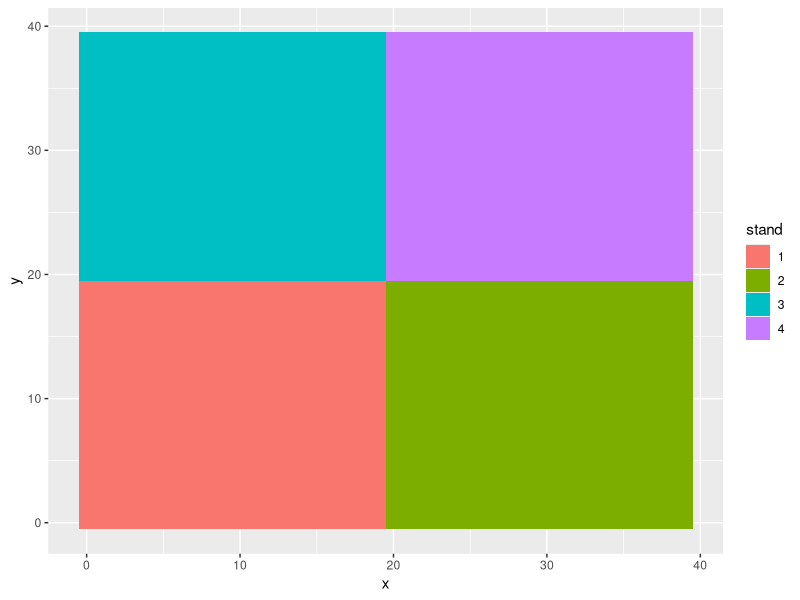
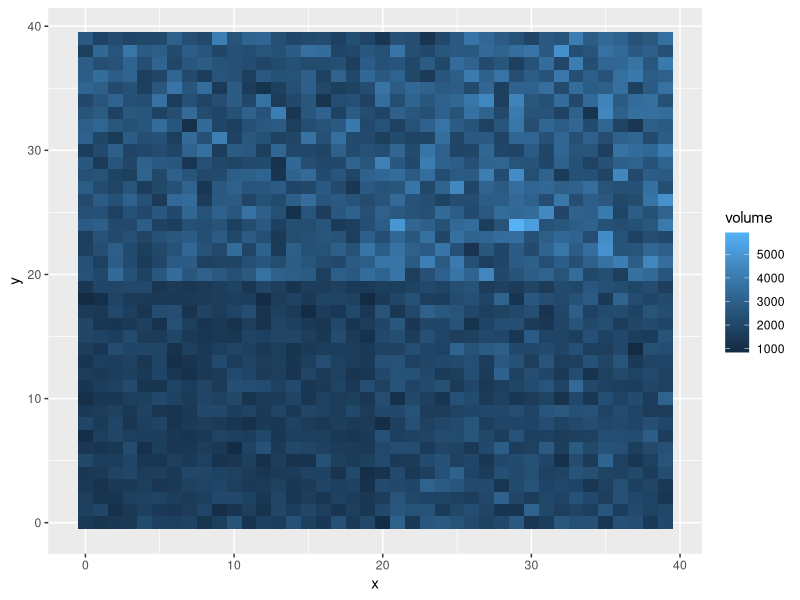
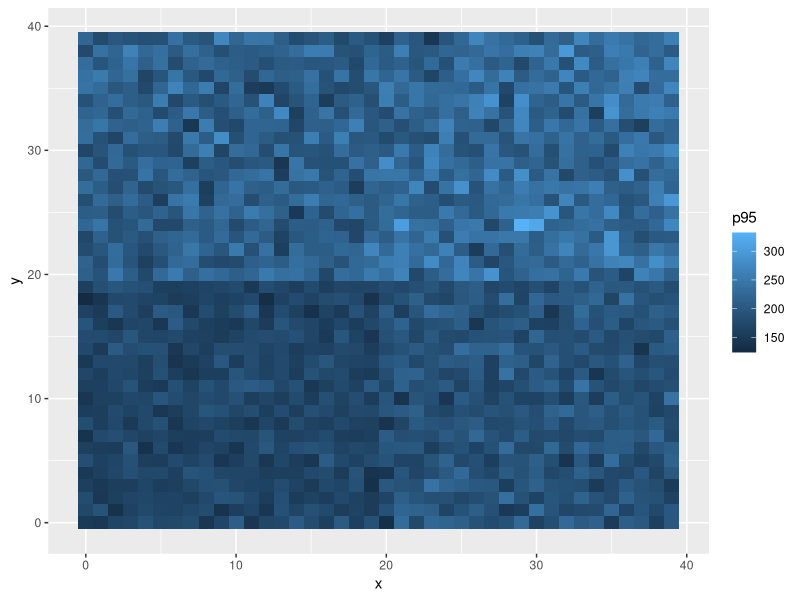
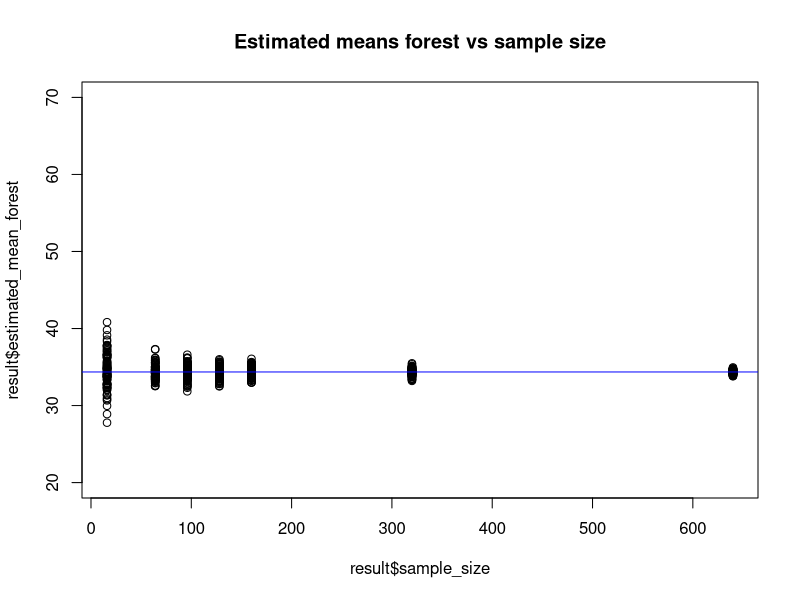
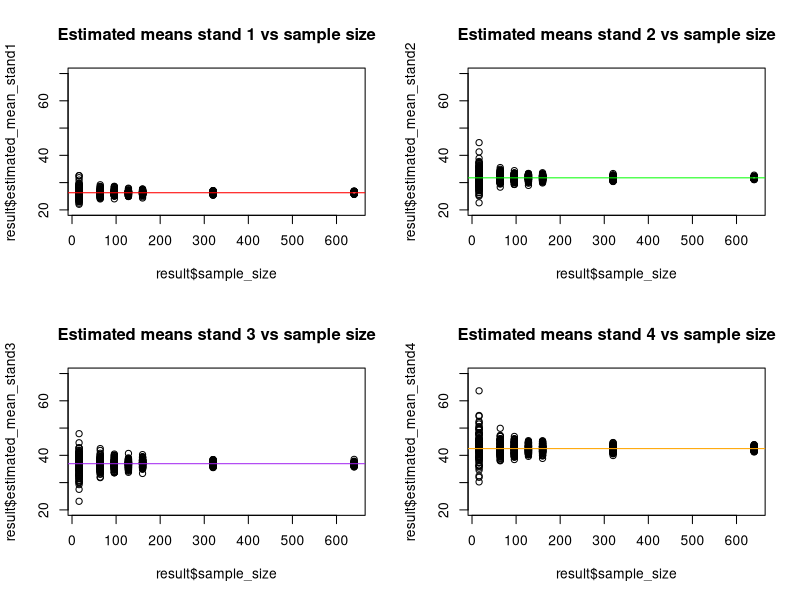
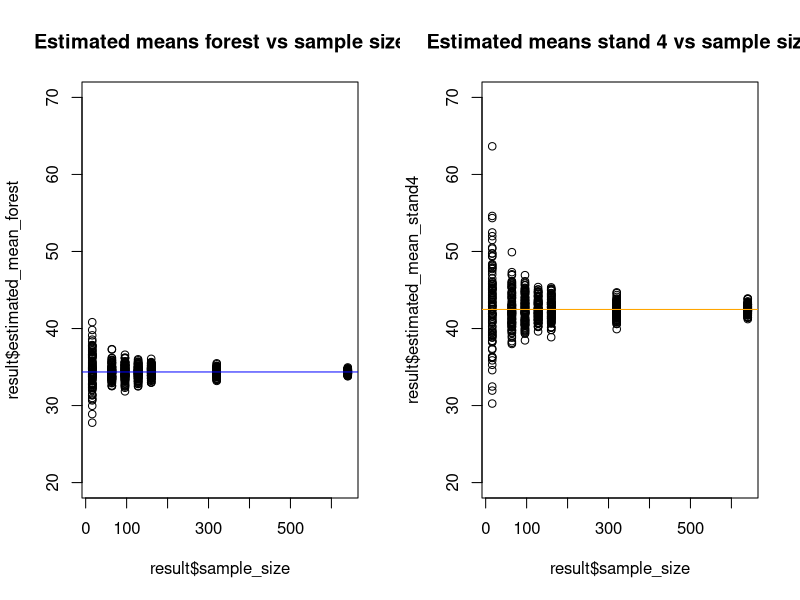
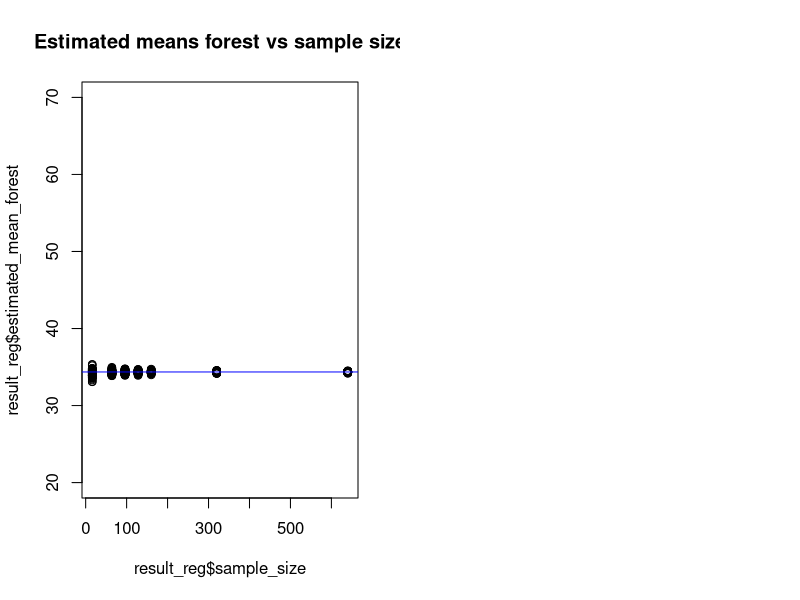
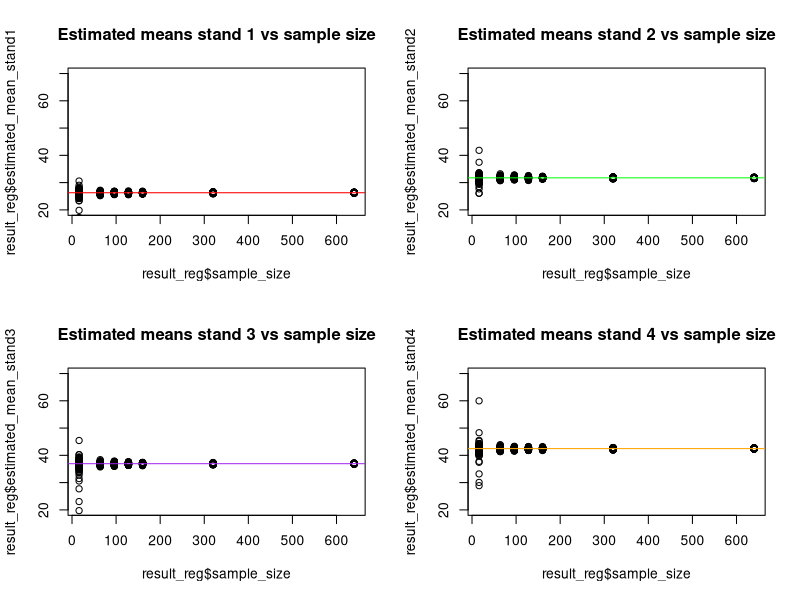

These figures' R source, in order:
## ---- chunk 1
library(ggplot2)
example1 <- read.csv("example1.csv")

#PLACEHOLDER
# paste here



example1$stand <- factor(example1$stand)
ggplot(example1,aes(x=x,y=y,fill=stand)) + geom_tile()
ggplot(example1,aes(x=x,y=y,fill=volume)) + geom_tile()
ggplot(example1,aes(x=x,y=y,fill=p95)) + geom_tile()
example1$volume <- rnorm(1600,0.07*example1$p95+0.0005*example1$p95^2,0.008*example1$p95)
## ---- chunk 2
true_mean_forest <- mean(example1$volume)
true_mean_stand1 <- mean(example1$volume[example1$stand==1])
true_mean_stand2 <- mean(example1$volume[example1$stand==2])
true_mean_stand3 <- mean(example1$volume[example1$stand==3])
true_mean_stand4 <- mean(example1$volume[example1$stand==4])
print("True mean")
true_mean_forest
print("True mean stand 1")
true_mean_stand1
print("True mean stand 2")
true_mean_stand2
print("True mean stand 3")
true_mean_stand3
print("True mean stand 4")
true_mean_stand4

## ---- chunk 3
repeats <- 100
sample_sizes <- c(16, 64, 96, 128, 160, 320, 640 )
result <- data.frame(rep=c(),sample_size=c(),
                      estimated_mean_forest=c(),
                      estimated_mean_stand1 = c(),
                      estimated_mean_stand2 = c(),
                      estimated_mean_stand3 = c(),
                      estimated_mean_stand4=c())
cont <- 1
for(i in 1:repeats){
  for(j in sample_sizes){
    # get a sample of the indices of the data
    my_sample<- sample(dim(example1)[1],j,replace = FALSE)
    # subset the forest
    sampled_data <- example1[my_sample,]
    # store the rep and sample size
    result[cont,"rep"]<-i
    result[cont,"sample_size"]<-j
    # calculate the sample means for the forest and each stand
    result[cont,"estimated_mean_forest"]<-mean(sampled_data$volume)
    result[cont,"estimated_mean_stand1"]<-mean(sampled_data$volume[sampled_data$stand==1])
    result[cont,"estimated_mean_stand2"]<-mean(sampled_data$volume[sampled_data$stand==2])
    result[cont,"estimated_mean_stand3"]<-mean(sampled_data$volume[sampled_data$stand==3])
    result[cont,"estimated_mean_stand4"]<-mean(sampled_data$volume[sampled_data$stand==4])
    # pass to next iteration
    cont <- cont+1
  }
}
# Store the pre-calculated true values
result$true_mean_forest<-true_mean_forest
result$true_mean_stand1 <- true_mean_stand1
result$true_mean_stand2 <- true_mean_stand2 
result$true_mean_stand3 <- true_mean_stand3 
result$true_mean_stand4 <- true_mean_stand4

## ---- chunk 4

plot(result$sample_size,result$estimated_mean_forest,ylim=c(20,70),
      main="Estimated means forest vs sample size")
abline(true_mean_forest,0,col="blue")
par(mfrow=c(2,2))
plot(result$sample_size,result$estimated_mean_stand1,ylim=c(20,70),
      main="Estimated means stand 1 vs sample size")
abline(true_mean_stand1,0,col="red")
plot(result$sample_size,result$estimated_mean_stand2,ylim=c(20,70),
      main="Estimated means stand 2 vs sample size")
abline(true_mean_stand2,0,col="green")
plot(result$sample_size,result$estimated_mean_stand3,ylim=c(20,70),
      main="Estimated means stand 3 vs sample size")
abline(true_mean_stand3,0,col="purple")
plot(result$sample_size,result$estimated_mean_stand4,ylim=c(20,70),
      main="Estimated means stand 4 vs sample size")
abline(true_mean_stand4,0,col="orange")

par(mfrow=c(1,2))
plot(result$sample_size,result$estimated_mean_forest,ylim=c(20,70),
     main="Estimated means forest vs sample size")
abline(true_mean_forest,0,col="blue")
plot(result$sample_size,result$estimated_mean_stand4,ylim=c(20,70),
      main="Estimated means stand 4 vs sample size")
abline(true_mean_stand4,0,col="orange")

## ---- chunk 5
repeats <- 100
sample_sizes <- c(16, 64, 96, 128, 160, 320, 640 )
result_reg <- data.frame(rep=c(),sample_size=c(),
                      estimated_mean_forest=c(),
                      estimated_mean_stand1 = c(),
                      estimated_mean_stand2 = c(),
                      estimated_mean_stand3 = c(),
                      estimated_mean_stand4=c())
cont <- 1
for(i in 1:repeats){
  for(j in sample_sizes){
    # get a sample of the indices of the data
    my_sample_reg<- sample(dim(example1)[1],j,replace = FALSE)
    # subset the forest and obtain the sample fit using OLS (lm function)
    sampled_data_reg <- example1[my_sample_reg,]
    model_forest <- lm(volume~p95,data = sampled_data_reg)
    media_reg_forest <- mean(predict(model_forest,example1)) + mean(model_forest$residuals)
    
    # now we will create subsamples for stands, obtain subsample fits for the stand and apply 
    # the regression estimator
    stand1 <- sampled_data_reg[sampled_data_reg$stand==1,]
    media_reg_stand1 <- try({
      model_stand1 <- lm(volume~p95, data=stand1)
      mean(predict(model_stand1,example1[example1$stand==1,]))+ mean(model_stand1$residuals)
    })
    if(inherits(media_reg_stand1,"try-error")){
      media_reg_stand1<-NA
    }
    # repeat for stand 2
    stand2 <- sampled_data_reg[sampled_data_reg$stand==2,]
    media_reg_stand2 <- try({
      model_stand2 <- lm(volume~p95, data=stand2)
      mean(predict(model_stand2,example1[example1$stand==2,])) + mean(model_stand2$residuals)
    })
    # bypass very low stand sample size
    if(inherits(media_reg_stand2,"try-error")){
      media_reg_stand2<-NA
    }
    # repeat for stand 3
    stand3 <- sampled_data_reg[sampled_data_reg$stand==3,]
    media_reg_stand3 <- try({
      model_stand3 <- lm(volume~p95, data=stand3)
      mean(predict(model_stand3,example1[example1$stand==3,])) + mean(model_stand3$residuals)
    })
    # bypass very low stand sample size
    if(inherits(media_reg_stand3,"try-error")){
      media_reg_stand3<-NA
    }
    
    # repeat for stand 4
    stand4 <- sampled_data_reg[sampled_data_reg$stand==4,]
    media_reg_stand4 <- try({
      model_stand4 <- lm(volume~p95, data=stand4)
      mean(predict(model_stand4,example1[example1$stand==4,])) + mean(model_stand4$residuals)
    })
    # bypass very low stand sample size
    if(inherits(media_reg_stand4,"try-error")){
      media_reg_stand4<-NA
    }
    
    
    
    stand2 <- sampled_data_reg[sampled_data_reg$stand==2,]
    stand3 <- sampled_data_reg[sampled_data_reg$stand==3,]
    stand4 <- sampled_data_reg[sampled_data_reg$stand==4,]
    # store the rep and sample size
    result_reg[cont,"rep"]<-i
    result_reg[cont,"sample_size"]<-j
    # calculate the sample means for the forest and each stand
    result_reg[cont,"estimated_mean_forest"]<-media_reg_forest
    result_reg[cont,"estimated_mean_stand1"]<-media_reg_stand1
    result_reg[cont,"estimated_mean_stand2"]<-media_reg_stand2
    result_reg[cont,"estimated_mean_stand3"]<-media_reg_stand3
    result_reg[cont,"estimated_mean_stand4"]<-media_reg_stand4
    # pass to next iteration
    cont <- cont+1
  }
}
# Store the pre-calculated true values
result_reg$true_mean_forest<-true_mean_forest
result_reg$true_mean_stand1 <- true_mean_stand1
result_reg$true_mean_stand2 <- true_mean_stand2 
result_reg$true_mean_stand3 <- true_mean_stand3 
result_reg$true_mean_stand4 <- true_mean_stand4
## ---- chunk 6
plot(result_reg$sample_size,result_reg$estimated_mean_forest,ylim=c(20,70),
      main="Estimated means forest vs sample size")
abline(true_mean_forest,0,col="blue")
par(mfrow=c(2,2))
plot(result_reg$sample_size,result_reg$estimated_mean_stand1,ylim=c(20,70),
      main="Estimated means stand 1 vs sample size")
abline(true_mean_stand1,0,col="red")
plot(result_reg$sample_size,result_reg$estimated_mean_stand2,ylim=c(20,70),
      main="Estimated means stand 2 vs sample size")
abline(true_mean_stand2,0,col="green")
plot(result_reg$sample_size,result_reg$estimated_mean_stand3,ylim=c(20,70),
      main="Estimated means stand 3 vs sample size")
abline(true_mean_stand3,0,col="purple")
plot(result_reg$sample_size,result_reg$estimated_mean_stand4,ylim=c(20,70),
      main="Estimated means stand 4 vs sample size")
abline(true_mean_stand4,0,col="orange")

par(mfrow=c(1,2))
plot(result_reg$sample_size,result_reg$estimated_mean_forest,ylim=c(20,70),
     main="Estimated means forest vs sample size")
abline(true_mean_forest,0,col="blue")
plot(result_reg$sample_size,result_reg$estimated_mean_stand4,ylim=c(20,70),
      main="Estimated means stand 4 vs sample size")
abline(true_mean_stand4,0,col="orange")

## ---- chunk 7
par(mfrow=c(2,2))
plot(result_reg$sample_size,result_reg$estimated_mean_forest,ylim=c(20,70),
     main="Regression estimator")
abline(true_mean_forest,0,col="blue")
abline(true_mean_forest+0.1*true_mean_forest,0,col="blue",lty=2)
abline(true_mean_forest-0.1*true_mean_forest,0,col="blue",lty=2)
plot(result$sample_size,result$estimated_mean_forest,ylim=c(20,70),
     main="Sample mean")
abline(true_mean_forest+0.1*true_mean_forest,0,col="blue",lty=2)
abline(true_mean_forest-0.1*true_mean_forest,0,col="blue",lty=2)


plot(result_reg$sample_size,result_reg$estimated_mean_stand4,ylim=c(20,70),
      main="Regression estimator")
abline(true_mean_stand4,0,col="orange")
abline(true_mean_stand4+0.1*true_mean_stand4,0,col="orange",lty=2)
abline(true_mean_stand4-0.1*true_mean_stand4,0,col="orange",lty=2)
plot(result_reg$sample_size,result_reg$estimated_mean_stand4,ylim=c(20,70),
      main="Sample mean")
abline(true_mean_stand4,0,col="orange")
abline(true_mean_stand4+0.1*true_mean_stand4,0,col="orange",lty=2)
abline(true_mean_stand4-0.1*true_mean_stand4,0,col="orange",lty=2)
## ---- chunk 8
id <- 1:1600
x <- rep(0:39,each=40)
y <- rep(0:39,times=40)
stand <- (1+x%/%20) +2*(y%/%20)
p95 <- rnorm(1600,150+20*stand,10+5*stand)
volume <- rnorm(1600,p95+0.05*p95^2,100)
example1 <- data.frame(id=id,x=x,y=y,stand=stand,volume=volume)
## ---- chunk 9

## ---- chunk 10

